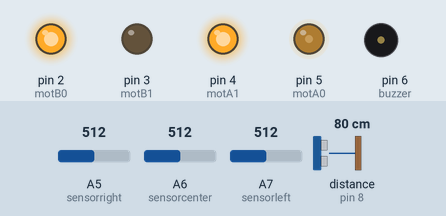
Recording of a sketch running on a simulated Arduino Nano, built with avr-gcc and run on an emulated ATmega328P. On the bench: output pins drawn as LEDs (lit = HIGH), buzzer (waves = sounding, pin HIGH). Wiring (inferred from the names in the program): ultrasonic range finder: trigger pin 7; echo pin 8. The test bench sets the inputs (shaded band); at power-on: A5 (sensorright) = 512, distance to the obstacle (sensor on pin 8) 80 cm, A6 (sensorcenter) = 512, A7 (sensorleft) = 512. The echo pulse lasts 58.3 µs per cm; pins used as bus, display or sensor lines are not drawn.

Above: at 1.2 s.
1.3 s: A5 (sensorright) set to 537
2.8 s: A5 (sensorright) set to 566
At 3.3 s:
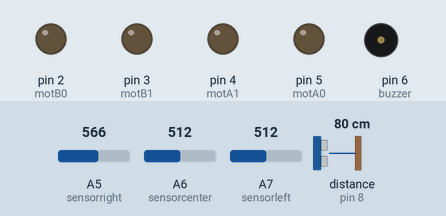
5.8 s: A5 (sensorright) set to 540
At 8.1 s:
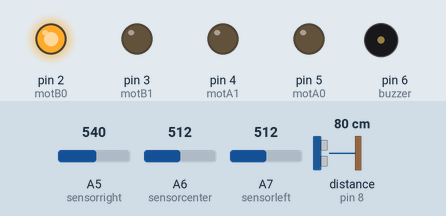
8.8 s: distance to the obstacle (sensor on pin 8) set to 27 cm
10.3 s: distance to the obstacle (sensor on pin 8) set to 23 cm
At 11.1 s:
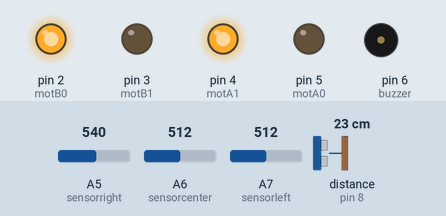
11.8 s: distance to the obstacle (sensor on pin 8) set to 4 cm
13.3 s: distance to the obstacle (sensor on pin 8) set to 2 cm
At 14.5 s:
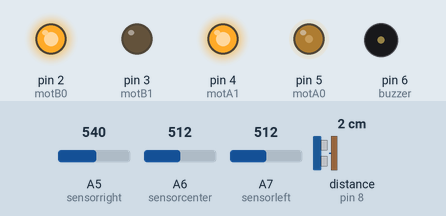
Timing chart, 0 to 15.8 s (numbered marks = the images above; inputs shaded):
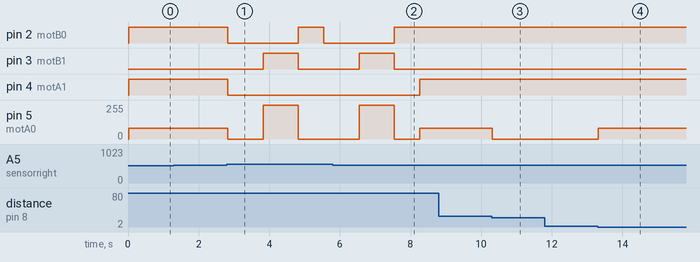

The sketch:

SumoAutonomoFondoBlanco.ino
```cpp
int motB0 = 2;
int motB1 = 3; //PWM
int motA1 = 4;
int motA0 = 5; //PWM

int sensorleft = A7;
int sensorcenter = A6;
int sensorright = A5;

long cont1 = 0;

int l1 = 0;
int l2 = 0;
int l3 = 0;

int f1 = 0;
int f2 = 0;
int f3 = 0;

int f4 = 0;
int f5 = 0;
int f6 = 0;

int buzzer = 6; //El pin al que se conecta el buzzer es el 6

int echo = 8;
int triger = 7;

int vel = 200;

void setup()
{
Serial.begin(9600);
pinMode(motA0, OUTPUT);
pinMode(motA1, OUTPUT);
pinMode(motB0, OUTPUT);
pinMode(motB1, OUTPUT);
pinMode(buzzer, OUTPUT); // Pin 6 declarado como salida
pinMode(echo, INPUT);
pinMode(triger, OUTPUT);
digitalWrite(triger, LOW);

digitalWrite(motA0, LOW);
digitalWrite(motA1, LOW);
digitalWrite(motB0, LOW);
digitalWrite(motB1, LOW);

pinMode(sensorright, INPUT);
pinMode(sensorcenter, INPUT);
pinMode(sensorleft, INPUT);
}

void loop()
{
l3=analogRead(sensorleft);
l2=analogRead(sensorcenter);
l1=analogRead(sensorright);

if(distancia()<150){
if(l1 > 550 || l2 > 550|| l3 > 550)
{
alto();
delay(1000);
atras();
delay(1000);
derecha();
delay(700);
}
else{
adelanter();
}
}
else
{
if(l1 > 550 || l2 > 550 || l3 > 550)
{
alto();
delay(1000);
atras();
delay(1000);
derecha();
delay(700);
}
else{
adelantes();
}
}
}

long distancia()
{
long t;
long d;

digitalWrite(triger, HIGH);
delayMicroseconds(10);
digitalWrite(triger, LOW);

t = pulseIn(echo, HIGH);
d = t / 59;
if (d <= 1 || d >= 25)
{
d = 1000;
}
delay(10);
return d;
}

void alto()
{
digitalWrite(motA0, 0);
digitalWrite(motA1, 0);//PWM
digitalWrite(motB0, 0); //PWM
digitalWrite(motB1, 0);
}

void atras()
{
digitalWrite(motA0, 1);
digitalWrite(motA1, 0); //PWM
digitalWrite(motB1, 1); //PWM
digitalWrite(motB0, 0);
}

void adelante()
{
digitalWrite(motA1, 1);
analogWrite(motA0, 50); //PWM
analogWrite(motB1, 50); //PWM
digitalWrite(motB0, 1);
}

void adelanter()
{
digitalWrite(motA1, 1);
digitalWrite(motA0, 0); //PWM
digitalWrite(motB0, 1); //PWM
digitalWrite(motB1, 0);
}

void adelantes()
{
digitalWrite(motA1, 1);
analogWrite(motA0, 80); //PWM
digitalWrite(motB0, 1); //PWM
digitalWrite(motB1, 0);
}

void izquierda()
{
digitalWrite(motA0, 0);
digitalWrite(motA1, 1); //PWM
digitalWrite(motB0, 0); //PWM
digitalWrite(motB1, 0);
}

void derecha()
{
digitalWrite(motA1,0);
digitalWrite(motA0, 0); //PWM
digitalWrite(motB0, 1); //PWM
digitalWrite(motB1, 0);

}

void atrasderecha(){
digitalWrite(motA0, 0);
digitalWrite(motA1, 0); //PWM
digitalWrite(motB0, 0); //PWM
digitalWrite(motB1, 1);
}


void atrasizquierda(){
digitalWrite(motA0, 1);
digitalWrite(motA1, 0); //PWM
digitalWrite(motB0, 0); //PWM
digitalWrite(motB1, 0);
}
```

Measured:
- the behaviour switches between 550 and 551 on A5 (sensorright) (found by bisection; images 0 and 1)
- the behaviour switches between 26 and 25 cm on distance to the obstacle (sensor on pin 8) (found by bisection; images 2 and 3)
- the behaviour switches between 3 and 2 cm on distance to the obstacle (sensor on pin 8) (found by bisection; images 3 and 4)
- after the input at 1.3 s, every drawn part: stays the same
- after the input at 2.8 s, pin 2 (motB0): HIGH → LOW at once, → HIGH 2.0 s later, → LOW 0.72 s later; pin 3 (motB1): LOW → HIGH after 1.0 s, → LOW 1.0 s later; pin 4 (motA1): HIGH → LOW at once; pin 5 (motA0): 80/255 → 0/255 at once, → 255/255 1.0 s later, → 0/255 1.0 s later
- after the input at 5.8 s, pin 2 (motB0): goes on until 7.5 s, then stays HIGH; pin 4 (motA1): LOW → HIGH after 2.5 s
- after the input at 8.8 s, every drawn part: stays the same
- after the input at 10.3 s, pin 5 (motA0): 80/255 → 0/255 at once
- after the input at 11.8 s, every drawn part: stays the same
- after the input at 13.3 s, pin 5 (motA0): 0/255 → 80/255 at once
